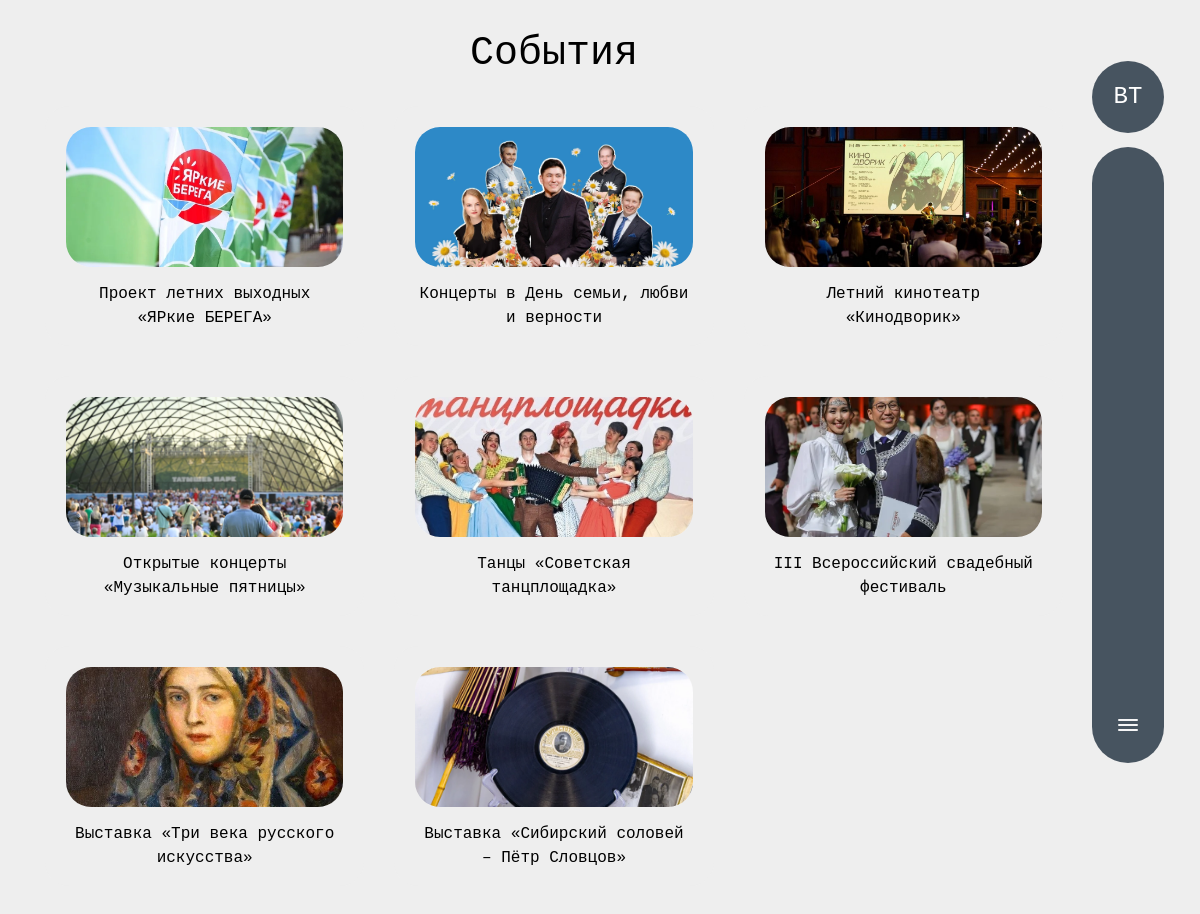
Screenshot of /events/ with the database file from the repository.
### events/models.py (models this page shows, shortened)
class Event(models.Model):
    title = models.CharField('Название события', max_length=200)
    date_start = models.DateField('Дата начала')
    date_end = models.DateField('Дата окончания', blank=True, null=True)
    location = models.CharField('Место проведения', max_length=200)
    description = models.TextField('Описание события', blank=True)
    price = models.CharField('Вход', max_length=100, blank=True, default='Вход свободный')
    source_link = models.URLField('Подробнее по ссылке', blank=True)
    image = models.ImageField('Фото события', upload_to='events/')
    class Meta:
        verbose_name = 'Событие'
        verbose_name_plural = 'События'

### events/views.py (the view)
# urls.py: path('', views.events_home, name='events_home'),
def events_home(request):
    events = Event.objects.all()  # получаем все события из БД
    return render(request, 'events/events_home.html', {'events': events})

### events/templates/events/events_home.html (shortened to what this page needs)
{% extends 'main/layout.html' %}
{% load static %}
{% block body_class %}no-scroll{% endblock %}
{% block content %}
<div class="page custom-scroll">
    <h1 class="text-center mb-4">События</h1>
    <div class="guide-grid">
        {% for event in events %}
        <div class="guide-card">
            <div class="guide-image-wrapper">
                {% if event.image %}
                    <img src="{{ event.image.url }}" class="guide-image" alt="{{ event.title }}">
                {% endif %}
            </div>
            <div class="guide-card-title">
                {{ event.title }}
            </div>
        </div>
        {% empty %}
        <p class="no-events">Событий пока нет</p>
        {% endfor %}
    </div>
</div>
{% endblock %}

### main/templates/main/layout.html (shortened to what this page needs)
{% load static %}
<!doctype html>
<html lang="ru">
<head>
    <link rel="stylesheet" href="https://cdn.jsdelivr.net/npm/bootstrap@5.3.3/dist/css/bootstrap.min.css">
    <link rel="stylesheet" href="https://unpkg.com/leaflet/dist/leaflet.css"/>
    <link rel="stylesheet" href="{% static 'main/css/base.css' %}">
    <link rel="stylesheet" href="{% static 'main/css/ui-kit.css' %}">
    <link rel="stylesheet" href="{% static 'main/css/home.css' %}">
    <link rel="stylesheet" href="{% static 'main/css/profile.css' %}">
    <link rel="stylesheet" href="{% static 'main/css/guide-favorites-events.css' %}">
    <link rel="stylesheet" href="{% static 'main/css/tours.css' %}">
    <link rel="stylesheet" href="{% static 'main/css/about.css' %}">
</head>
<body class="{% block body_class %}{% endblock %}">
<div class="hero">
    <div class="container-hero">
        {% block content %}{% endblock %}
    </div>
    <aside class="side-wrapper">
        <div class="sidebar-logo">
            <span class="logo-short">ВТ</span>
        </div>
        <aside class="side-panel">
            <button class="side-toggle" aria-expanded="true" title="Развернуть/Свернуть панель">
                <svg width="20" height="12" viewBox="0 0 20 12" fill="none" xmlns="http://www.w3.org/2000/svg">
                    <rect width="20" height="2" rx="1" fill="currentColor"/>
                    <rect y="5" width="20" height="2" rx="1" fill="currentColor"/>
                    <rect y="10" width="20" height="2" rx="1" fill="currentColor"/>
                </svg>
            </button>
        </aside>
    </aside>
</div>
</body>
</html>

### main/static/main/css/base.css (style rules this page uses)
:root { --accent-rgba: 120, 95, 140; --glass-bg: rgba(16, 28, 36, 0.55); --glass-strong: rgba(12, 18, 26, 0.65); --text-light: rgba(255, 255, 255, 0.95); --muted: rgba(255, 255, 255, 0.78); --btn-padding-y: 12px; --btn-padding-x: 30px; --radius-lg: 28px; --radius-pill: 999px; --sidebar-open: 280px; --sidebar-collapsed: 82px; --page-padding: 30px; font-synthesis: none; }
html, body { height: 100%; margin: 0; font-family: 'MyMono', monospace; color: #000; -webkit-font-smoothing: antialiased; background: #f8f8f8; }
.page { width: 100%; max-width: 100%; padding: 0px 0 40px 0; box-sizing: border-box; }
.hero { position: relative; min-height: 100svh; width: 100%; background-color: #eee; background-position: center; background-size: cover; background-repeat: no-repeat; display: block; padding-bottom: 24px; box-sizing: border-box; }
.hero::before { content: ""; position: absolute; inset: 0; pointer-events: none; }
.container-hero { position: relative; z-index: 2; min-height: 100svh; width: 100%; height: 100%; padding: calc(var(--page-padding) - 10px) calc(var(--sidebar-collapsed) + 40px) var(--page-padding) var(--page-padding); transition: padding-right .35s ease; box-sizing: border-box; }
.custom-scroll { scrollbar-width: thin; scrollbar-color: rgba(255, 255, 255, 0.3) transparent; }
.side-wrapper { position: fixed; top: 6%; right: 36px; display: flex; flex-direction: column; align-items: flex-end; gap: 14px; z-index: 20; transition: right .35s ease; }
.sidebar-logo { width: 280px; height: 72px; border-radius: 999px; background: rgba(0, 19, 36, 0.7); backdrop-filter: blur(4px); display: flex; align-items: center; justify-content: center; color: white; font-size: 24px; font-weight: 500; transition: width .35s ease, border-radius .35s ease, padding .35s ease; }
.side-panel { position: relative; right: 0; top: 0; width: 280px; max-width: 100%; height: 77vh; background: rgba(0, 19, 36, 0.7); backdrop-filter: blur(4px); border-radius: 35px; padding: 15px 20px; display: flex; flex-direction: column; align-items: center; gap: 10px; z-index: 5; transition: width .35s ease, right .35s ease, transform .35s ease; box-sizing: border-box; }
.logo-short { display: none; }
.side-toggle { margin-top: auto; width: 40px; height: 40px; border-radius: 10px; display: flex; align-items: center; justify-content: center; background: transparent; border: none; cursor: pointer; color: var(--text-light); outline: none; }
@media (min-width: 769px) { .side-panel.collapsed { width: 72px; padding: 18px 8px; border-radius: 40px; } }
@media (min-width: 769px) { .side-wrapper.collapsed .sidebar-logo { width: 72px; height: 72px; border-radius: 50%; } }
@media (min-width: 769px) { .side-wrapper.collapsed .logo-short { display: block; } }
.mb-4 { margin-bottom: 0.5rem !important; }
.h1, .h2, .h3, .h4, .h5, .h6, h1, h2, h3, h4, h5, h6 { margin-top: 10px; margin-bottom: .5rem; font-weight: 500; line-height: 1.2; }

### main/static/main/css/guide-favorites-events.css (style rules this page uses)
html, body { height: 100%; margin: 0; }
.events-grid, .guide-grid, .favorites-grid { display: grid; grid-template-columns: repeat(auto-fill, minmax(300px, 1fr)); gap: 30px; padding: 20px 15px 40px 15px; position: relative; max-height: none; overflow-y: visible; }
.guide-card { position: relative; background: #eeeeee; border-radius: 24px; cursor: pointer; overflow: visible !important; padding: 20px 20px 15px 20px; box-sizing: border-box; min-height: 240px; display: flex; flex-direction: column; align-items: center; justify-content: flex-start; z-index: 1; border: 1px solid transparent; transition: box-shadow 0.3s ease, background 0.3s ease; }
.guide-image-wrapper { width: 100%; height: 140px; border-radius: 24px; display: flex; justify-content: center; align-items: center; background: rgba(255, 255, 255, 0.3); position: relative; transition: height 0.2s ease; flex-shrink: 0; }
.guide-image { width: 100%; height: 100%; object-fit: cover; border-radius: 25px; }
.guide-card-title { margin-top: 15px; font-size: 16px; color: black; text-align: center; font-weight: 500; width: 100%; }

### rows the page displays
Event: image (picture), title "Проект летних выходных «ЯРкие БЕРЕГА»"
Event: image (picture), title "Концерты в День семьи, любви и верности"
Event: image (picture), title "Летний кинотеатр «Кинодворик»"
Event: image (picture), title "Открытые концерты «Музыкальные пятницы»"
Event: image (picture), title "Танцы «Советская танцплощадка»"
Event: image (picture), title "III Всероссийский свадебный фестиваль"
Event: image (picture), title "Выставка «Три века русского искусства»"
Event: image (picture), title "Выставка «Сибирский соловей – Пётр Словцов»"
